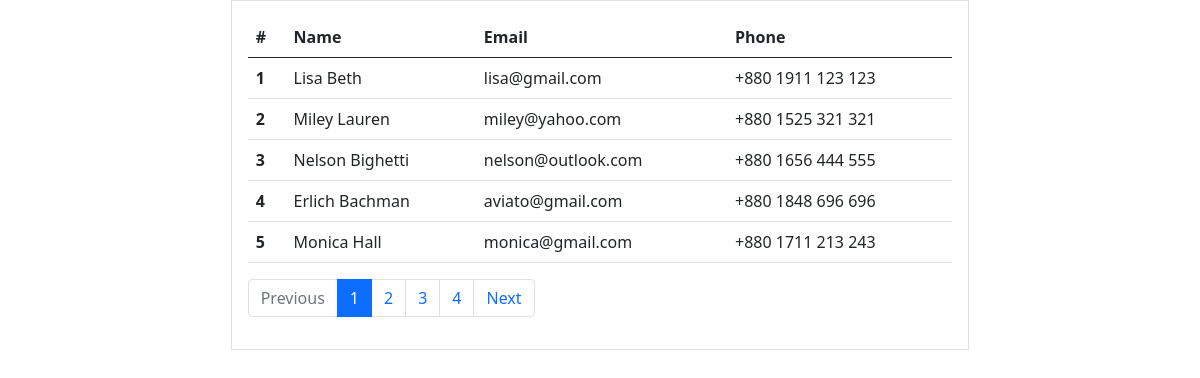
The page / on the database its author committed.
### tables this page shows
CREATE TABLE `user` (
  `user_id` int(11) NOT NULL,
  `user_name` varchar(30) NOT NULL,
  `user_email` varchar(50) NOT NULL,
  `user_phone` varchar(20) NOT NULL
);

### class/Main.php (called while the page is built, shortened)
<?php
    class Main
    {
        private $host = 'localhost';
        private $user = 'root';
        private $password = '';
        private $db = 'pagination';
        private $perPage = 5;
        protected $connection;
        public function connectDB()
        {
            try
            {
                $this->connection = new PDO('mysql:host='.$this->host.';dbname='.$this->db, $this->user, $this->password);
                $this->connection->setAttribute(PDO::ATTR_ERRMODE, PDO::ERRMODE_EXCEPTION);
            }
            catch(PDOException $Exception)
            {
                echo $Exception->getMessage();
            }
        }
        public function viewUsers($pageNum)
        {
            $offset = (int) ($pageNum-1) * $this->perPage;
            $this->sql = $this->connection->prepare("SELECT * FROM user LIMIT $offset, $this->perPage");
            try
            {
                $this->sql->execute();
                if($this->sql->rowCount() > 0)
                {
                    $data = $this->sql->fetchAll(PDO::FETCH_OBJ);
                    return $data;
                }
                else
                {
                    return false;
                }
            }
            catch(PDOException $Exception)
            {
                $_SESSION['err'] = "error: ".$Exception->getMessage();
                return false;
            }
        }
        public function totalPage()
        {
            $this->sql = $this->connection->prepare('SELECT * FROM user');
            try
            {
                $this->sql->execute();
                $data = $this->sql->rowCount();
                $totalPageNo = ceil($data/$this->perPage);
                return $totalPageNo;
            }
            catch(PDOException $Exception)
            {
                $this->errmsg = $Exception->getMessage();
                $_SESSION['err'] = "Unexpected Error Occured. Please try again Later.<br> Error: ".$this->errmsg;
                return false;
            }
        }
    }
?>

### index.php (the view, shortened to what this page needs)
<?php
    require_once 'class/Main.php';
    $user = new Main;
     if(isset($_GET['page']))
     {
         $page = $_GET['page'];
     }
     else
     {
         $page = 1;
     }
?>
<!doctype html>
<html lang="en">
<head>
    <link href="https://cdn.jsdelivr.net/npm/bootstrap@5.0.0-beta1/dist/css/bootstrap.min.css" rel="stylesheet">
</head>
<body>
    <div class="container overflow-hidden">
        <div class="row g-3">
            <div class="col-8 mx-auto my-3">
                <div class="border p-3">
                    <table class="table">
                        <thead>
                            <tr>
                                <th scope="col">#</th>
                                <th scope="col">Name</th>
                                <th scope="col">Email</th>
                                <th scope="col">Phone</th>
                            </tr>
                        </thead>
                        <tbody>
                <?php
                    $result = $user->viewUsers($page);
                    $totalPage = $user->totalPage();
                    if($result != false)
                    {
                        foreach($result as $data)
                        {
                ?>
                            <tr>
                                <th scope="row"><?=$data->user_id?></th>
                                <td><?=$data->user_name?></td>
                                <td><?=$data->user_email?></td>
                                <td><?=$data->user_phone?></td>
                            </tr>
                <?php
                        }
                    }
                    else
                    {
                ?>
                            <tr>
                                <td colspan="4">No Data Found</td>
                            </tr>
                <?php
                    }
                ?>
                        </tbody>
                    </table>
                    <nav aria-label="Page navigation">
                        <ul class="pagination">
                            <li class="page-item <?php if($page <= 1){ echo 'disabled'; } ?>">
                                <a class="page-link" href="index.php?page=<?=$page-1?>">Previous</a>
                            </li>
                            <?php
                                for($i = 1; $i <= $totalPage; $i++)
                                {
                                    ?>
                                    <li class="page-item <?php if($i == $page){echo 'active';}?>">
                                        <a class="page-link" href="index.php?page=<?=$i?>"><?=$i?></a>
                                    </li>
                                    <?php
                                }
                            ?>
                            <li class="page-item <?php if($page >= $totalPage){ echo 'disabled'; } ?>">
                                <a class="page-link" href="index.php?page=<?=$page+1?>">Next</a>
                            </li>
                        </ul>
                    </nav>
                </div>
            </div>
        </div>
    </div>
</body>
</html>

### rows shown on the page
user: user_id "1", user_name "Lisa Beth", user_email "lisa@gmail.com", user_phone "+880 1911 123 123"
user: user_id "2", user_name "Miley Lauren", user_email "miley@yahoo.com", user_phone "+880 1525 321 321"
user: user_id "3", user_name "Nelson Bighetti", user_email "nelson@outlook.com", user_phone "+880 1656 444 555"
user: user_id "4", user_name "Erlich Bachman", user_email "aviato@gmail.com", user_phone "+880 1848 696 696"
user: user_id "5", user_name "Monica Hall", user_email "monica@gmail.com", user_phone "+880 1711 213 243"
